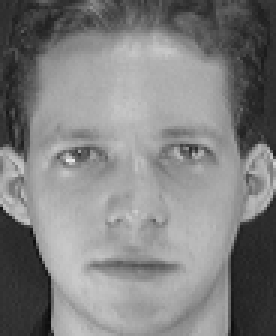
#> input picture lab 6/ATT dataset/s1/1.pgm, 92 x 112 px (shown 3 times larger)
$ jupyter execute --allow-errors lab06.ipynb
#> lines starting #> are read from the running program, lines starting #| are printed output that depends on the picture
#> further down, img is the input picture: shape (112, 92); min 11, max 234, mean 128.3
#> `temp = np.reshape(img, (irow*icol,1))`: temp = 10304 values, max 234 at index 4898, min 11 at index 9676, mean 128.3
<!-- DON'T EDIT THIS CELL! -->
<!-- TYPE SHIFT+ENTER AND GO TO THE NEXT CELL -->

<center>
    <h1>Laboratory Experiment #6</h1>
    <h2>Face Recognition: Feature Extraction and Classification</h2>
</center>

* Team member - Abid Al Labib
    - UCID: 30070079
* Team member - Madhu Selvaraj
    - UCID: 30061979


## Introduction:
In this lab we

[cell 1]
import numpy as np
import matplotlib.pyplot as plt
from skimage.io import imread
from skimage import exposure
import scipy.linalg as la

from sklearn.neighbors import KNeighborsClassifier
from sklearn.decomposition import PCA
from sklearn.metrics import confusion_matrix

from utils_cm import plot_confusion_matrix

import matplotlib as mpl
# setting the default colormap for images only
mpl.rc('image', cmap='gray')

from matplotlib import rcParams
rcParams.update({'figure.autolayout': True})

[cell 2]
# M could be large (for example, 16: 8 of yours and 8 of a friend)
# for At&T dataset there are 10 faces per subject.
# However, we are going to load only the first 9
# the 10th image will be used to compare later on.
M =  9 #Number of images in training set

#image normalization
# can be any number that is close to the std and mean of most of the images.
um = 100
ustd = 80

#> (a cell that did not finish here is left out)

[cell 4]
#storing all 27 faces into one gallery

S = np.zeros((irow*icol, M*3)) # img matrix

#loading the gallery images
#> (the rest of this cell did not finish here and is left out)

##### viewing the normalized images

[cell 5]
plt.figure(figsize=(8,8))
for i in range(27):
    img = np.reshape(S[:,i], (irow, icol))

    plt.subplot(27,3,i+1)
    plt.imshow(img, cmap='gray')
    plt.axis('off')
    plt.title('Mean: %.1f - Std: %.1f' % (np.mean(img), np.std(img)))

##### mean image

[cell 6]
# calculates the mean of each row instead of each column
m = np.mean(S, axis=1)
#> m = 10304 values from 0 to 0
# converts to unsigned 8-bit integer. Values range from 0 to 255
m = np.uint8(np.abs(m)).reshape(-1,1)

img = np.reshape(m, (irow, icol))
#> img: shape (112, 92); every value is 0
plt.imshow(img, cmap='gray')
plt.title('Mean Image');

##### Creating covariance matrix  L

[cell 7]
dbx = S.copy()
A = dbx.T
L = np.matmul(A, A.T)
#> L: shape (27, 27) float64; every value is 0

# vv is the eigenvector for L
# dd is the eigenvalue for  L = dbx.T*dbx
dd, vv = la.eig(L)
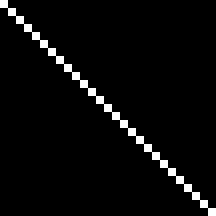
#> vv: shape (27, 27) float64 (shown 8 times larger); values 0 (black) and 1 (white), 3.7% white in thin lines or dots

##### Sort and eliminate zero eigenvalue

[cell 8]
v = np.zeros(vv.shape)
d = np.zeros(dd.shape)
#> d = 27 values from 0 to 0

for i in range(vv.shape[1]):
    if (dd[i] > 1e-4):
        v[:,i] = vv[:,i]
        d[i] = dd[i]

# sort d in ascending order
index = np.argsort(d)
#> index = 27 values from 0 to 26
B = d[index]
#> B = 27 values from 0 to 0
ind = np.zeros(index.shape).astype(int)
#> ind = 27 values from 0 to 0
dtemp = np.zeros(index.shape)
#> dtemp = 27 values from 0 to 0
vtemp = np.zeros(v.shape)

idx_len = len(index)
#> idx_len = 27
for i in range(idx_len):
    dtemp[i] = B[idx_len-1-i]
    ind[i] = idx_len-1-index[i]
    vtemp[:,ind[i]] = v[:,i]
#> after the loop, ind = 27 values, max 26 at index 0, min 0 at index 26, mean 13

d = dtemp
v = vtemp

#### Normalization of eigenvectors

[cell 9]
for i in range(v.shape[1]):
    kk = v[:,i]
    temp = np.sqrt(np.sum(np.power(kk,2)))
    v[:,i] = v[:,i] / temp
#> v: shape (27, 27) float64; every value is NaN or infinite

# Eigenvectors of C matrix
u = np.zeros(dbx.shape)
for i in range(v.shape[1]):
    temp = np.sqrt(d[i])
    u[:,i] = np.matmul(dbx, v[:,i]) / temp

for i in range(u.shape[1]):
    kk = u[:,i]
    temp = np.sqrt(np.sum(np.power(kk,2)))
    u[:,i] = u[:,i] / temp

#### Showing eigenfaces

[cell 10]
plt.figure(figsize=(8,8))
for i in range(M):
    img = np.reshape(u[:,i], (irow, icol))

    plt.subplot(3,3,i+1)
    plt.imshow(img, cmap='gray')
    plt.axis('off')

#### Find the weight of each face in the training set

[cell 11]
omega = np.zeros((27,27))
WW = np.zeros((27,1))
#> WW = 27 values from 0 to 0

for h in range(dbx.shape[1]):
    for i in range(u.shape[1]):
        t = u[:,i].T
        WeightOfImage = np.dot(t, dbx[:,h].T)
        WW[i] = WeightOfImage
    omega[:,h] = WW[:,0]

### Probe images and matching

[cell 12]
#probe images -> storing all together???
p = np.zeros((irow*icol, 6)) # img matrix
#loading the images
for i in range(1,6):
    path = f'ATT dataset/s{i}/'
    img = imread(path + '10.pgm', as_gray=True)
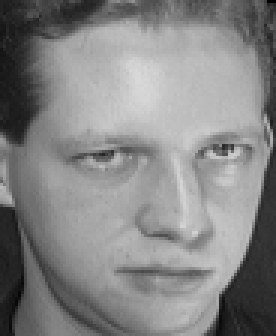
#> input picture lab 6/ATT dataset/s1/10.pgm, 92 x 112 px (shown 3 times larger)
#> img is the input picture: shape (112, 92); min 1, max 217, mean 132.8

    # get the number of rows (irow) and columns (icol).
    # these values must to be the same for all images
    irow, icol = img.shape

    # allocation of vector that will have all images


    plt.figure(figsize=(8,8))
    plt.subplot(3,3,i)
    plt.imshow(img, cmap='gray')
    plt.axis('off')

    # reshape(img',irow*icol,1);
    # creates a (N1*N2)x1 vector
    temp = np.reshape(img, (irow*icol,1))
#> temp = 10304 values, max 217 at index 2438, min 1 at index 89, mean 132.8
    p[:,i-1] = temp[:,0]

    print('Size of each image:', img.shape, np.multiply(img.shape[0], img.shape[1]))
#| Size of each image: (112, 92) 10304

#non face images
img = imread('CalgaryTower.jpg', as_gray=True)
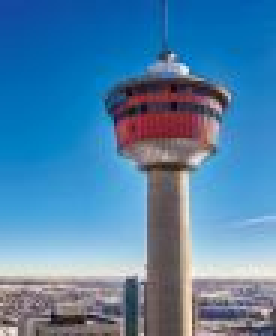
#> input picture lab 6/CalgaryTower.jpg, 92 x 112 px (shown 3 times larger)
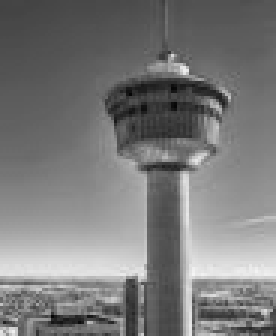
#> img: shape (112, 92) float64 (shown 3 times larger); min 0.0215, max 0.962, mean 0.479

irow, icol = img.shape

plt.figure(figsize=(8,8))
plt.subplot(3,3,i)
plt.imshow(img, cmap='gray')
plt.axis('off')

# reshape(img',irow*icol,1);
# creates a (N1*N2)x1 vector
temp = np.reshape(img, (irow*icol,1))
p[:,5] = temp[:,0]
print('Size of each image:', img.shape, np.multiply(img.shape[0], img.shape[1]))

# looping over all the loaded images in p to normalize
for i in range(p.shape[1]):
    temp = p[:,i]
    m = np.mean(temp)
    st = np.std(temp)
    # calculation where are defined the new pixels intensities
    p[:,i] = (temp - m) * ustd / st + um

## Acquisition of probe image: 10th image of each of the three subjects in the dataset

[cell 13]
# using the last image of subject #1
path = './ATT dataset/s1/'
InputImage = imread(path + '10.pgm', as_gray=True)

[cell 14]
plt.figure(figsize=(6,6))

plt.subplot(1,2,1)
plt.imshow(InputImage, cmap='gray')
plt.title('Input Image')
plt.axis('off')

InImage = np.reshape(InputImage, (irow*icol,1))

# Normalization
temp = InImage
me = np.mean(temp)
st = np.std(temp)
temp = (temp-me) * ustd/st + um
NormImage = temp

# Finding Difference: NormalizedImage - MeanImage
Difference = temp - m

p = np.zeros((u.shape[1],1))
for i in range(u.shape[1]):
    # dot returns scalar vector product
    pare = np.dot(u[:,i], NormImage)
    p[i] = pare

# m is the mean image, u is the eigenvector
ReshapedImage = m + np.matmul(u, p)
ReshapedImage = np.reshape(ReshapedImage, (irow,icol))

# show the reconstructed image
plt.subplot(1,2,2)
plt.imshow(ReshapedImage, cmap='gray')
plt.title('Reconstructed Image')
plt.axis('off')

InImWeight = np.zeros((27,1))

for i in range(u.shape[1]):
    t = u[:,i].reshape(-1,1).T
    # scalar vector product of vectors t and Difference
    WeightOfInputImage = np.dot(t, Difference)
    InImWeight[i] = WeightOfInputImage

[cell 15]
eSameSubject = np.zeros((27,1))

for i in range(omega.shape[1]):
    q = omega[:,i].reshape(-1,1)
    DiffWeight = InImWeight - q
    mag = np.linalg.norm(DiffWeight)
    eSameSubject[i] = mag

# max/min Euclidean distance
MaximumValue = np.max(eSameSubject)
MinimumValue = np.min(eSameSubject)

[cell 16]
labels = ('1', '2', '3', '4', '5', '6', '7', '8', '9',
          '10','11','12','13','14','15','16','17','18','19','20','21','22','23','24','25','26','27')

plt.bar(np.arange(len(eSameSubject)), eSameSubject.flatten(), tick_label=labels)
plt.ylim([1000, 10000])
plt.xlabel('Image #')
plt.ylabel('Distance')
plt.title('Euclidean Distances: Same subject\n'\
          'Min {:.2f}, Max {:.2f}'.format(MinimumValue, MaximumValue));
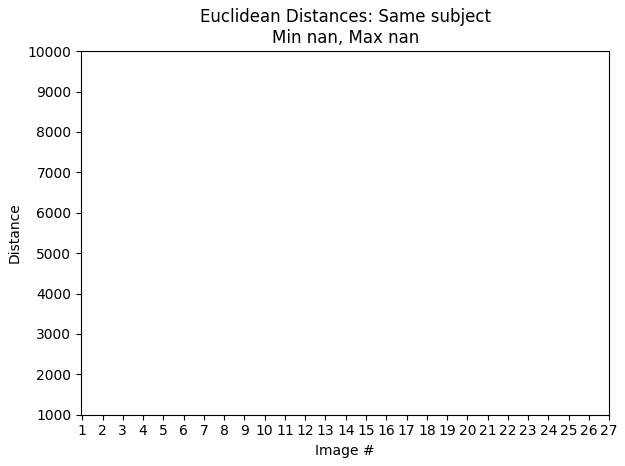
#> figure drawn by matplotlib, 1 panel

[cell 17]
# using the last image of subject #2
path = './ATT dataset/s2/'
InputImage = imread(path + '10.pgm', as_gray=True)

[cell 18]
plt.figure(figsize=(6,6))

plt.subplot(1,2,1)
plt.imshow(InputImage, cmap='gray')
plt.title('Input Image')
plt.axis('off')

InImage = np.reshape(InputImage, (irow*icol,1))

# Normalization
temp = InImage
me = np.mean(temp)
st = np.std(temp)
temp = (temp-me) * ustd/st + um
NormImage = temp

# Finding Difference: NormalizedImage - MeanImage
Difference = temp - m

p = np.zeros((u.shape[1],1))
for i in range(u.shape[1]):
    # dot returns scalar vector product
    pare = np.dot(u[:,i], NormImage)
    p[i] = pare

# m is the mean image, u is the eigenvector
ReshapedImage = m + np.matmul(u, p)
ReshapedImage = np.reshape(ReshapedImage, (irow,icol))

# show the reconstructed image
plt.subplot(1,2,2)
plt.imshow(ReshapedImage, cmap='gray')
plt.title('Reconstructed Image')
plt.axis('off')

InImWeight = np.zeros((27,1))

for i in range(u.shape[1]):
    t = u[:,i].reshape(-1,1).T
    # scalar vector product of vectors t and Difference
    WeightOfInputImage = np.dot(t, Difference)
    InImWeight[i] = WeightOfInputImage

[cell 19]
eSameSubject = np.zeros((27,1))

for i in range(omega.shape[1]):
    q = omega[:,i].reshape(-1,1)
    DiffWeight = InImWeight - q
    mag = np.linalg.norm(DiffWeight)
    eSameSubject[i] = mag

# max/min Euclidean distance
MaximumValue = np.max(eSameSubject)
MinimumValue = np.min(eSameSubject)

[cell 20]
labels = ('1', '2', '3', '4', '5', '6', '7', '8', '9',
          '10','11','12','13','14','15','16','17','18','19','20','21','22','23','24','25','26','27')

plt.bar(np.arange(len(eSameSubject)), eSameSubject.flatten(), tick_label=labels)
plt.ylim([1000, 10000])
plt.xlabel('Image #')
plt.ylabel('Distance')
plt.title('Euclidean Distances: Same subject\n'\
          'Min {:.2f}, Max {:.2f}'.format(MinimumValue, MaximumValue));

[cell 21]
# using the last image of subject #1
path = './ATT dataset/s3/'
InputImage = imread(path + '10.pgm', as_gray=True)

[cell 22]
plt.figure(figsize=(6,6))

plt.subplot(1,2,1)
plt.imshow(InputImage, cmap='gray')
plt.title('Input Image')
plt.axis('off')

InImage = np.reshape(InputImage, (irow*icol,1))

# Normalization
temp = InImage
me = np.mean(temp)
st = np.std(temp)
temp = (temp-me) * ustd/st + um
NormImage = temp

# Finding Difference: NormalizedImage - MeanImage
Difference = temp - m

p = np.zeros((u.shape[1],1))
for i in range(u.shape[1]):
    # dot returns scalar vector product
    pare = np.dot(u[:,i], NormImage)
    p[i] = pare

# m is the mean image, u is the eigenvector
ReshapedImage = m + np.matmul(u, p)
ReshapedImage = np.reshape(ReshapedImage, (irow,icol))

# show the reconstructed image
plt.subplot(1,2,2)
plt.imshow(ReshapedImage, cmap='gray')
plt.title('Reconstructed Image')
plt.axis('off')

InImWeight = np.zeros((27,1))

for i in range(u.shape[1]):
    t = u[:,i].reshape(-1,1).T
    # scalar vector product of vectors t and Difference
    WeightOfInputImage = np.dot(t, Difference)
    InImWeight[i] = WeightOfInputImage

[cell 23]
eSameSubject = np.zeros((27,1))

for i in range(omega.shape[1]):
    q = omega[:,i].reshape(-1,1)
    DiffWeight = InImWeight - q
    mag = np.linalg.norm(DiffWeight)
    eSameSubject[i] = mag

# max/min Euclidean distance
MaximumValue = np.max(eSameSubject)
MinimumValue = np.min(eSameSubject)

[cell 24]
labels = ('1', '2', '3', '4', '5', '6', '7', '8', '9',
          '10','11','12','13','14','15','16','17','18','19','20','21','22','23','24','25','26','27')

plt.bar(np.arange(len(eSameSubject)), eSameSubject.flatten(), tick_label=labels)
plt.ylim([1000, 10000])
plt.xlabel('Image #')
plt.ylabel('Distance')
plt.title('Euclidean Distances: Same subject\n'\
          'Min {:.2f}, Max {:.2f}'.format(MinimumValue, MaximumValue));

## Acquisition of probe image: 2-3 faces of the subjects not known to the dataset

[cell 25]
for i in range(4,6):
    path = f'./ATT dataset/s{i}/'
    InputImage = imread(path + '10.pgm', as_gray=True)

    plt.figure(figsize=(6,6))

    plt.subplot(1,2,1)
    plt.imshow(InputImage, cmap='gray')
    plt.title('Input Image')
    plt.axis('off')

    plt.show()

    InImage = np.reshape(InputImage, (irow*icol,1))

    # Normalization
    temp = InImage
    me = np.mean(temp)
    st = np.std(temp)
    temp = (temp-me) * ustd/st + um
    NormImage = temp

    # Finding Difference: NormalizedImage - MeanImage
    Difference = temp - m

    p = np.zeros((u.shape[1],1))
    for i in range(u.shape[1]):
        # dot returns scalar vector product
        pare = np.dot(u[:,i], NormImage)
        p[i] = pare

    # m is the mean image, u is the eigenvector
    ReshapedImage = m + np.matmul(u, p)
    ReshapedImage = np.reshape(ReshapedImage, (irow,icol))

    # show the reconstructed image
    plt.subplot(1,2,2)
    plt.imshow(ReshapedImage, cmap='gray')
    plt.title('Reconstructed Image')
    plt.axis('off')

    plt.show()

    InImWeight = np.zeros((27,1))

    for i in range(u.shape[1]):
        t = u[:,i].reshape(-1,1).T
        # scalar vector product of vectors t and Difference
        WeightOfInputImage = np.dot(t, Difference)
        InImWeight[i] = WeightOfInputImage


    eDiffSubject = np.zeros((27,1))

    for i in range(omega.shape[1]):
        q = omega[:,i].reshape(-1,1)
        DiffWeight = InImWeight - q
        mag = np.linalg.norm(DiffWeight)
        eDiffSubject[i] = mag

    # max/min Euclidean distance
    MaximumValue = np.max(eDiffSubject)
    MinimumValue = np.min(eDiffSubject)

    eDiffSubject = np.zeros((27,1))

    for i in range(omega.shape[1]):
        q = omega[:,i].reshape(-1,1)
        DiffWeight = InImWeight - q
        mag = np.linalg.norm(DiffWeight)
        eDiffSubject[i] = mag

    # max/min Euclidean distance
    MaximumValue = np.max(eDiffSubject)
    MinimumValue = np.min(eDiffSubject)


    labels = ('1', '2', '3', '4', '5', '6', '7', '8', '9',
              '10','11','12','13','14','15','16','17','18','19','20','21','22','23','24','25','26','27')

    plt.bar(np.arange(len(eDiffSubject)), eDiffSubject.flatten(), tick_label=labels)
    plt.ylim([1000, 10000])
    plt.xlabel('Image #')
    plt.ylabel('Distance')
    plt.title('Euclidean Distances: Different subject\n'\
              'Min {:.2f}, Max {:.2f}'.format(MinimumValue, MaximumValue));

    plt.show()

## Acquisition of probe image: 1-2 Not a face image

[cell 26]
InputImage = imread('CalgaryTower.jpg', as_gray=True)

plt.figure(figsize=(6,6))

plt.subplot(1,2,1)
plt.imshow(InputImage, cmap='gray')
plt.title('Input Image')
plt.axis('off')

plt.show()

InImage = np.reshape(InputImage, (irow*icol,1))

# Normalization
temp = InImage
me = np.mean(temp)
st = np.std(temp)
temp = (temp-me) * ustd/st + um
NormImage = temp

# Finding Difference: NormalizedImage - MeanImage
Difference = temp - m

p = np.zeros((u.shape[1],1))
for i in range(u.shape[1]):
    # dot returns scalar vector product
    pare = np.dot(u[:,i], NormImage)
    p[i] = pare

# m is the mean image, u is the eigenvector
ReshapedImage = m + np.matmul(u, p)
ReshapedImage = np.reshape(ReshapedImage, (irow,icol))

# show the reconstructed image
plt.subplot(1,2,2)
plt.imshow(ReshapedImage, cmap='gray')
plt.title('Reconstructed Image')
plt.axis('off')

plt.show()

InImWeight = np.zeros((27,1))

for i in range(u.shape[1]):
    t = u[:,i].reshape(-1,1).T
    # scalar vector product of vectors t and Difference
    WeightOfInputImage = np.dot(t, Difference)
    InImWeight[i] = WeightOfInputImage


eTower = np.zeros((27,1))

for i in range(omega.shape[1]):
    q = omega[:,i].reshape(-1,1)
    DiffWeight = InImWeight - q
    mag = np.linalg.norm(DiffWeight)
    eTower[i] = mag

# max/min Euclidean distance
MaximumValue = np.max(eTower)
MinimumValue = np.min(eTower)

eTower = np.zeros((27,1))

for i in range(omega.shape[1]):
    q = omega[:,i].reshape(-1,1)
    DiffWeight = InImWeight - q
    mag = np.linalg.norm(DiffWeight)
    eTower[i] = mag

# max/min Euclidean distance
MaximumValue = np.max(eTower)
MinimumValue = np.min(eTower)


labels = ('1', '2', '3', '4', '5', '6', '7', '8', '9',
          '10','11','12','13','14','15','16','17','18','19','20','21','22','23','24','25','26','27')

plt.bar(np.arange(len(eTower)), eTower.flatten(), tick_label=labels)
plt.ylim([1000, 10000])
plt.xlabel('Image #')
plt.ylabel('Distance')
plt.title('Euclidean Distances: Not face subject\n'\
          'Min {:.2f}, Max {:.2f}'.format(MinimumValue, MaximumValue));

plt.show()
